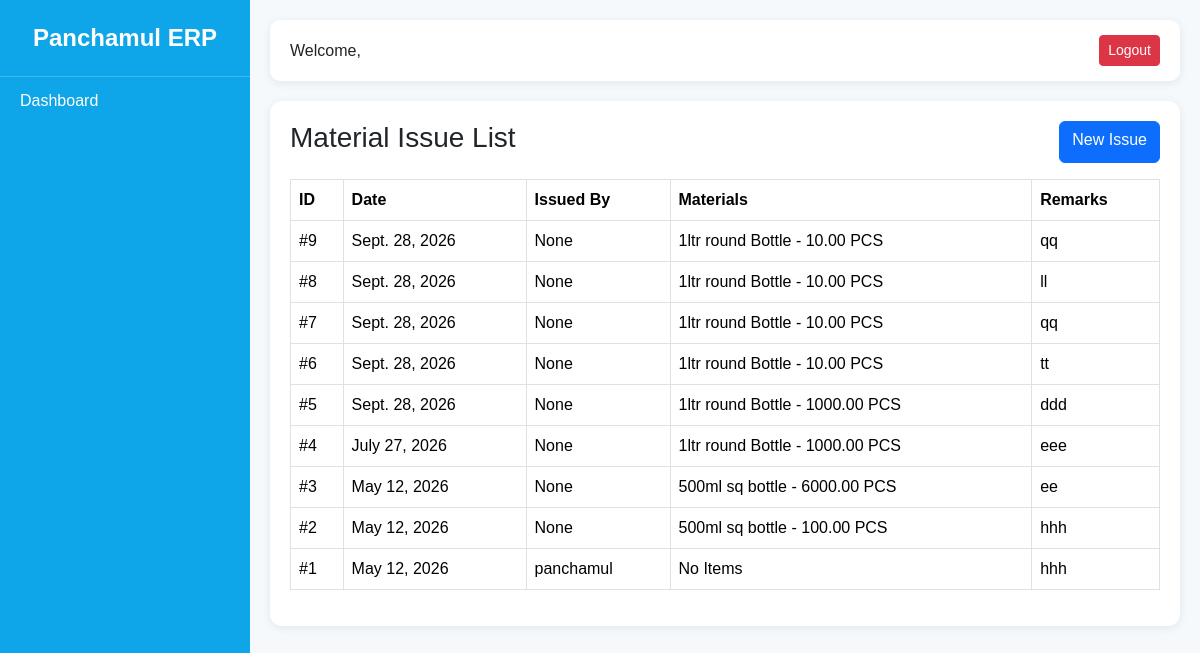
The app's page /inventory/issues/ with its own data.
### inventory/models.py (models this page shows, shortened)
class MaterialIssue(models.Model):
    issue_date = models.DateField()
    remarks = models.TextField(
        blank=True,
        null=True
    )
    issued_by = models.ForeignKey(
        'accounts.User',
        on_delete=models.SET_NULL,
        null=True
    )
    created_at = models.DateTimeField(
        auto_now_add=True
    )

class MaterialIssueItem(models.Model):
    issue = models.ForeignKey(
        MaterialIssue,
        on_delete=models.CASCADE,
        related_name='items'
    )
    raw_material = models.ForeignKey(
        RawMaterial,
        on_delete=models.CASCADE
    )
    quantity = models.DecimalField(
        max_digits=12,
        decimal_places=2
    )

class RawMaterial(models.Model):
    UNIT_CHOICES = (
        ('PCS', 'Pieces'),
        ('KG', 'Kilogram'),
        ('ROLL', 'Roll'),
        ('LTR', 'Liter'),
    )
    name = models.CharField(
        max_length=200
    )
    unit = models.CharField(
        max_length=20,
        choices=UNIT_CHOICES
    )
    current_stock = models.DecimalField(
        max_digits=12,
        decimal_places=2,
        default=0
    )
    minimum_stock = models.DecimalField(
        max_digits=12,
        decimal_places=2,
        default=0
    )
    is_active = models.BooleanField(
        default=True
    )
    created_at = models.DateTimeField(
        auto_now_add=True
    )

### accounts/models.py (models this page shows)
class User(AbstractUser):
    ROLE_CHOICES = (
        ('SUPER_ADMIN', 'Super Admin'),
        ('COMPANY_STAFF', 'Company Staff'),
        ('DEALER_ADMIN', 'Dealer Admin'),
        ('DEALER_STAFF', 'Dealer Staff'),
    )
    role = models.CharField(
        max_length=20,
        choices=ROLE_CHOICES
    )
    phone = models.CharField(
        max_length=20,
        blank=True,
        null=True
    )
    is_active_user = models.BooleanField(
        default=True
    )
    def __str__(self):
        return self.username

### inventory/views.py (the view)
def issue_list(request):
    issues = MaterialIssue.objects.prefetch_related(
        'items',
        'items__raw_material'
    ).order_by('-id')
    return render(
        request,
        'inventory/issue_list.html',
        {
            'issues': issues
        }
    )

### accounts/context_processors.py (called while the page is built)
def user_permissions(request):
    permissions = {}
    if request.user.is_authenticated:
        perms = ModulePermission.objects.filter(
            user=request.user
        )
        for p in perms:
            permissions[p.module] = p
    return {
        'user_permissions': permissions
    }

### templates/inventory/issue_list.html
{% extends 'dashboard/base.html' %}
{% block content %}
<div class="card-box">
    <div class="d-flex justify-content-between mb-3">
        <h3>Material Issue List</h3>
        <a href="{% url 'issue_create' %}"
           class="btn btn-primary">
            New Issue
        </a>
    </div>
    <table class="table table-bordered">
        <thead>
            <tr>
                <th>ID</th>
                <th>Date</th>
                <th>Issued By</th>
                <th>Materials</th>
                <th>Remarks</th>
            </tr>
        </thead>
        <tbody>
            {% for issue in issues %}
            <tr>
                <td>
                    #{{ issue.id }}
                </td>
                <td>
                    {{ issue.issue_date }}
                </td>
                <td>
                    {{ issue.issued_by }}
                </td>
                <td>
                    {% for item in issue.items.all %}
                        <div>
                            {{ item.raw_material.name }}
                            -
                            {{ item.quantity }}
                            {{ item.raw_material.unit }}
                        </div>
                    {% empty %}
                        No Items
                    {% endfor %}
                </td>
                <td>
                    {{ issue.remarks }}
                </td>
            </tr>
            {% empty %}
            <tr>
                <td colspan="5" class="text-center">
                    No Material Issues Found
                </td>
            </tr>
            {% endfor %}
        </tbody>
    </table>
</div>
{% endblock %}

### templates/dashboard/base.html (style rules this page uses)
body { margin:0; background:#f5f9fc; font-family: Arial, sans-serif; }
.card-box { background:white; padding:20px; border-radius:12px; box-shadow:0 2px 10px rgba(0,0,0,.08); margin-bottom:20px; }

### records on screen
MaterialIssue: id "9", issue_date "Sept. 28, 2026", issued_by "None", remarks "qq"
MaterialIssueItem: raw_material.name "1ltr round Bottle", quantity "10.00", raw_material.unit "PCS"
MaterialIssue: id "8", issue_date "Sept. 28, 2026", issued_by "None", remarks "ll"
MaterialIssueItem: raw_material.name "1ltr round Bottle", quantity "10.00", raw_material.unit "PCS"
MaterialIssue: id "7", issue_date "Sept. 28, 2026", issued_by "None", remarks "qq"
MaterialIssueItem: raw_material.name "1ltr round Bottle", quantity "10.00", raw_material.unit "PCS"
MaterialIssue: id "6", issue_date "Sept. 28, 2026", issued_by "None", remarks "tt"
MaterialIssueItem: raw_material.name "1ltr round Bottle", quantity "10.00", raw_material.unit "PCS"
MaterialIssue: id "5", issue_date "Sept. 28, 2026", issued_by "None", remarks "ddd"
MaterialIssueItem: raw_material.name "1ltr round Bottle", quantity "1000.00", raw_material.unit "PCS"
MaterialIssue: id "4", issue_date "July 27, 2026", issued_by "None", remarks "eee"
MaterialIssueItem: raw_material.name "1ltr round Bottle", quantity "1000.00", raw_material.unit "PCS"
MaterialIssue: id "3", issue_date "May 12, 2026", issued_by "None", remarks "ee"
MaterialIssueItem: raw_material.name "500ml sq bottle", quantity "6000.00", raw_material.unit "PCS"
MaterialIssue: id "2", issue_date "May 12, 2026", issued_by "None", remarks "hhh"
MaterialIssueItem: raw_material.name "500ml sq bottle", quantity "100.00", raw_material.unit "PCS"
MaterialIssue: id "1", issue_date "May 12, 2026", issued_by "panchamul", remarks "hhh"
